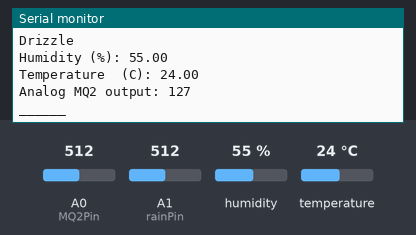
This sketch was run on a simulated Arduino Uno, built with avr-gcc and run on an emulated ATmega328P. Parts: the last lines printed to the serial monitor. Inputs (shaded band) come from the test bench; at power-on: A1 (rainPin) = 512, humidity 55 %, A0 (MQ2Pin) = 512, temperature 24 °C.

Above: at 2.3 s.
2.4 s: A1 (rainPin) set to 290
6.1 s: A1 (rainPin) set to 910
9.2 s: humidity set to 22 %
11.3 s: A0 (MQ2Pin) set to 716
At 12.9 s:
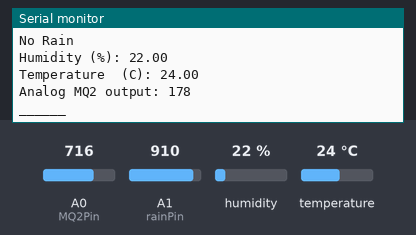
13.4 s: temperature set to 12 °C
At 14.5 s:
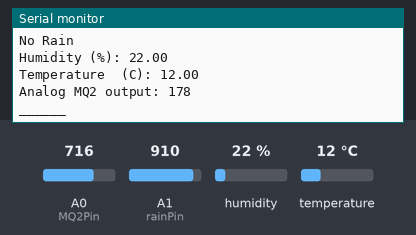
15.5 s: A0 (MQ2Pin) set to 910
At 16.2 s:
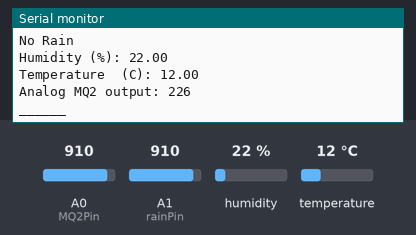
Timing chart, 0 to 18.5 s (numbered marks = the images above; inputs shaded):
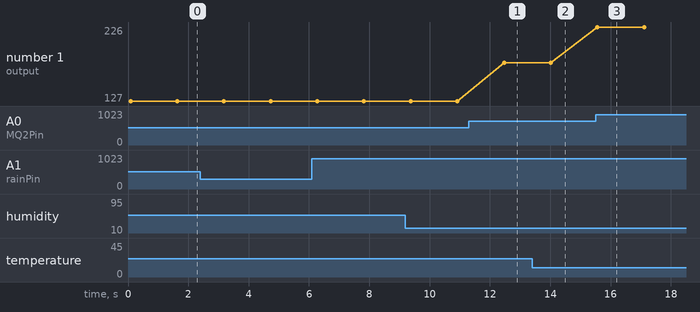

The sketch:

mainCodeNoSPI.ino
```cpp
#define rainPin A1
#define DHT11PIN 4
#define MQ2Pin A0

#include <dht11.h>

dht11 DHT11;
void setup()
{
    Serial.begin(9200);
    pinMode(rainPin,INPUT);
    pinMode(DHT11PIN,INPUT);
}

void loop()
{
  int chk = DHT11.read(DHT11PIN);

  String rainVal=Rain();
  int humVal=humidity();
  int tempval=temp();
  int airVal=airMQ2();
  Serial.println("______");
  delay(1500);

}

int readSensor() {
  unsigned int sensorValue = analogRead(MQ2Pin);  // Read the analog value from sensor
  unsigned int outputValue = map(sensorValue, 0, 1023, 0, 255); // map the 10-bit data to 8-bit data
  return outputValue;             // Return analog moisture value
}

String Rain()
{
  int rainData=analogRead(rainPin);
  String isRain="";
  if(rainData>=0&&rainData<=299)
  {
    isRain="Full Rain";
  }
  if(rainData>=300&&rainData<=899)
  {
    isRain="Drizzle";
  }
  if(rainData>=900&&rainData<=1023)
  {
    isRain="No Rain";
  }
  Serial.println(isRain);
  return isRain;
}

float humidity()
{
  Serial.print("Humidity (%): ");
  Serial.println((float)DHT11.humidity, 2);
  return (float)DHT11.humidity;
}
float temp()
{

  Serial.print("Temperature  (C): ");
  Serial.println((float)DHT11.temperature, 2);
  return (float)DHT11.temperature;
}

int airMQ2()
{
  Serial.print("Analog MQ2 output: ");
  int MQ2val = readSensor();
  Serial.println(MQ2val);
  return MQ2val;
}
```

Measured:
- after the input at 11.3 s, the serial monitor: prints a new line after 1.2 s (image 1)
- after the input at 13.4 s, the serial monitor: prints a new line after 0.59 s (image 2)
- after the input at 15.5 s, the serial monitor: prints a new line after 0.06 s (image 3)
- plotted number 1: 127 → 178 after the input at 11.3 s, 178 → 226 after the input at 15.5 s
